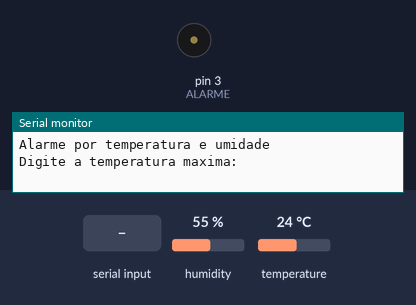
The sketch below on a simulated Arduino Uno, built with avr-gcc and run on an emulated ATmega328P. Shown: buzzer (waves = sounding), the last lines printed to the serial monitor. The inputs (shaded band) are chosen by the test bench; at power-on: humidity 55 %, temperature 24 °C.

Above: at 0.8 s.
0.9 s: "90,45\n" received over Serial
At 3.6 s:
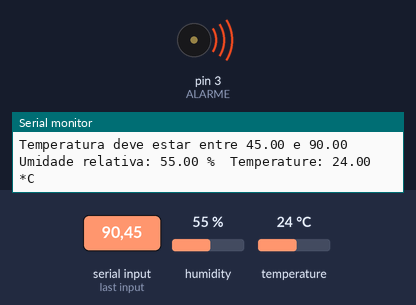
3.9 s: humidity set to 22 %
5.4 s: temperature set to 12 °C
7.4 s: humidity set to 40 %
Timing chart, 0 to 10.5 s (numbered marks = the images above; inputs shaded):
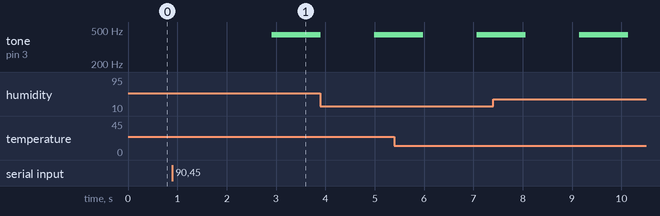

The sketch:

SensorTempUmid_Alarme.ino
```cpp
// Example de Alarme por temperatura e umidade
// Lab. de Garagem
#include "DHT.h"
#define DHTPIN 9     // O pino onde o DHT vai esta conectado
// Descomente linha com o sensor que vai utilizar
//#define DHTTYPE DHT11   // DHT 11
#define DHTTYPE DHT22   // DHT 22 - RHT03 - AM2302
//#define DHTTYPE DHT21   // DHT 21 - AM2301
DHT dht(DHTPIN, DHTTYPE);
#define ALARME 3 // pino onde o Alto-falante esta conectado
float tmax=50,tmin=0,temp, umid;
void setup()
{
  Serial.begin(9600);
  Serial.println("Alarme por temperatura e umidade");
  Serial.print("Digite a temperatura maxima: ");
  while(tmax == 50)
  {
    if (Serial.available() > 0)
    {
      tmax= Serial.parseFloat();
    }
  }
  Serial.println (tmax);
  Serial.print("Digite a temperatura minima: ");
  while(tmin == 0)
  {
    if (Serial.available() > 0)
    {
      tmin= Serial.parseFloat();
    }
  }
  Serial.println (tmin);
  dht.begin();
}
void loop()
{
  delay(2000); // delay para garantir no minimo 2s entre cada uma das leituras
  umid = dht.readHumidity(); // leitura de umidade
  temp = dht.readTemperature(); // leitura da temperatura
  if (isnan(temp) || isnan(umid)) //Verifica se é um valor válido
  {
    Serial.println("\nFalha ao ler o Sensor DHT\n");
    tone (ALARME,440,1000);
  }
  else
  {
    if (temp > tmin && temp < tmax)
    {
      noTone(ALARME);
      leituraSerial();
    }
    else
    {
      tone (ALARME,440,1000);
      Serial.println("PERIGO!!! TEMPERATURA FORA DO ESPERADO");
      Serial.print("Temperatura deve estar entre ");
      Serial.print(tmin);
      Serial.print(" e ");
      Serial.println(tmax);
      leituraSerial();
    }
  }
}
void leituraSerial()
{
      Serial.print("Umidade relativa: ");
      Serial.print(umid);
      Serial.print(" %\t");
      Serial.print("Temperature: ");
      Serial.print(temp);
      Serial.println(" *C\n");
}
```

Measured:
- after the input at 0.9 s, tone on pin 3 (ALARME): silent → 440 Hz after 2.0 s
